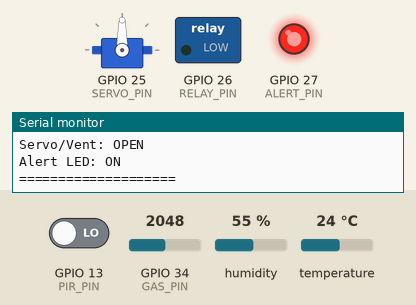
Simulated run of this program. Board: ESP32. On the bench: servo, switched loads named in the program (green lamp = pin HIGH), output pins drawn as LEDs (lit = HIGH), the last lines printed to the serial monitor. Inputs (shaded band) come from the test bench; at power-on: GPIO 34 (GAS_PIN) = 2048, temperature 24 °C, GPIO 13 (PIR_PIN) LOW, humidity 55 %. WiFi joins after 1.5 s; servers stay silent unless stated; no MQTT or app messages arrive unless stated; not simulated (calls return 0 or success): secrets.h.

Above: at 3.7 s.
3.8 s: GPIO 34 (GAS_PIN) set to 1858
5.3 s: GPIO 34 (GAS_PIN) set to 1728
At 7.5 s:
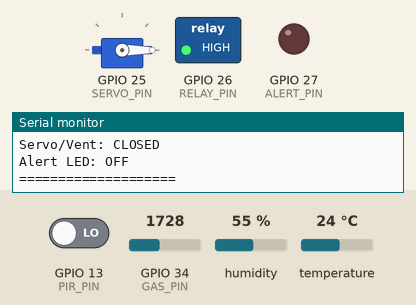
11.0 s: temperature set to 39.6 °C
13.7 s: temperature set to 40.4 °C
At 15.7 s:
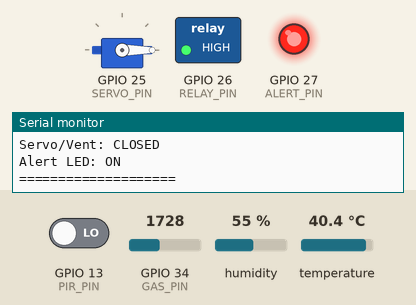
16.0 s: temperature set to 35.6 °C
17.7 s: temperature set to 34.1 °C
At 19.0 s:
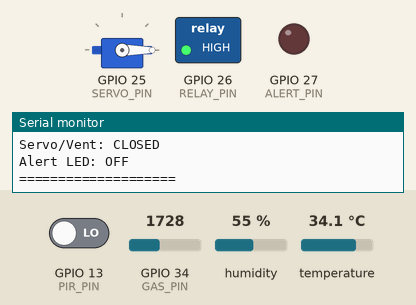
Timing chart, 0 to 20.7 s (numbered marks = the images above; inputs shaded):
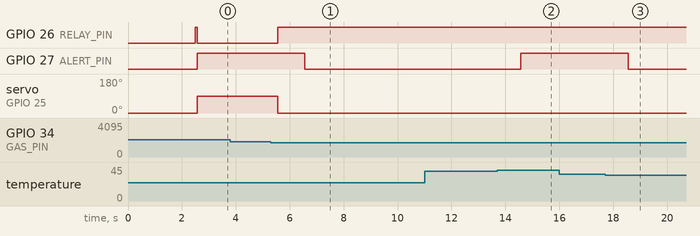

Measured:
- the behaviour switches between 1801 and 1800 on GPIO 34 (GAS_PIN) (found by bisection; images 0 and 1)
- the behaviour switches between 40 and 40.1 °C on temperature (found by bisection; images 1 and 2)
- the behaviour switches between 35 and 34.9 °C on temperature (found by bisection; images 2 and 3)
- after the input at 5.3 s, GPIO 26 (RELAY_PIN): LOW → HIGH after 0.26 s; GPIO 27 (ALERT_PIN): HIGH → LOW after 1.3 s; servo on GPIO 25 (SERVO_PIN): 90° → 0° after 0.26 s
- after the input at 13.7 s, GPIO 27 (ALERT_PIN): LOW → HIGH after 0.86 s
- after the input at 17.7 s, GPIO 27 (ALERT_PIN): HIGH → LOW after 0.86 s

The program:

main.cpp
```cpp
#include <Arduino.h>
#include "DHTesp.h"
#include <ESP32Servo.h>
#include <WiFi.h>
#include "Adafruit_MQTT.h"
#include "Adafruit_MQTT_Client.h"
#include <WiFiClientSecure.h>
#include "secrets.h"

// adafruit IO connection config
#define AIO_SERVER "io.adafruit.com"
#define AIO_SERVERPORT 8883 // changed from 1883 to use MQTTS port

WiFiClientSecure client;
Adafruit_MQTT_Client mqtt(&client, AIO_SERVER, AIO_SERVERPORT, IO_USERNAME, IO_KEY);

// adafruit feeds
Adafruit_MQTT_Publish tempFeed = Adafruit_MQTT_Publish(&mqtt, IO_USERNAME "/feeds/factory-temperature");
Adafruit_MQTT_Publish humidityFeed = Adafruit_MQTT_Publish(&mqtt, IO_USERNAME "/feeds/factory-humidity");
Adafruit_MQTT_Publish gasFeed = Adafruit_MQTT_Publish(&mqtt, IO_USERNAME "/feeds/factory-gas");
Adafruit_MQTT_Publish motionFeed = Adafruit_MQTT_Publish(&mqtt, IO_USERNAME "/feeds/factory-motion");
Adafruit_MQTT_Publish stateFeed = Adafruit_MQTT_Publish(&mqtt, IO_USERNAME "/feeds/factory-state");
Adafruit_MQTT_Publish alertFeed = Adafruit_MQTT_Publish(&mqtt, IO_USERNAME "/feeds/factory-alert");
Adafruit_MQTT_Publish servoFeed = Adafruit_MQTT_Publish(&mqtt, IO_USERNAME "/feeds/factory-servo");

const int DHT_PIN = 15;   // DHT1 SDA   ->  ESP32 GPIO 15
const int PIR_PIN = 13;   // PIR1 OUT   ->  ESP32 GPIO 13
const int RELAY_PIN = 26; // Cut machinery power when unsafe conditions are met
const int ALERT_PIN = 27; // Buzzer/LED alert
const int GAS_PIN = 34;   // MQ2 gas sensor analog output pin
const int SERVO_PIN = 25; // Vent servo

DHTesp dhtSensor;
Servo ventServo;

// automation states
enum State
{
  SURVEY,
  CAUTION,
  EMERGENCY,
  FAILSAFE
};
State currentState = SURVEY;

// temperature thresholds with dead bands
const float CAUTION_ENTER = 40.0; // enters CAUTION state at 40 degrees
const float CAUTION_EXIT = 35.0;  // must drop below this value to return to SURVEY state
const float EMERGENCY_ENTER = 60.0;
const float EMERGENCY_EXIT = 55.0; // must drop below this value to leave EMERGENCY state

// gas thresholds (analog 0 - 4095 may need tuning)
const int GAS_EMERGENCY_THRESHOLD = 1800;

// adaptive polling / edge intelligence
unsigned long lastReadTime = 0;
unsigned long pollInterval = 2000; // default SURVEY state polling rate

// cloud publishing rate control of 5 feeds per cycle
// adafruit free allows 30 data points a minute total
// 20000ms interval --> 7 feeds * 3 cycles a minute =  publishes per min
unsigned long lastPublishTime = 0;
const unsigned long PUBLISH_INTERVAL = 30000;

// store latest sensor values and update every poll to be read by publish timer
float latestTemp = 0.0;
float latestHumidity = 0.0;
int latestGas = 0;
bool latestMotion = false;
bool latestAlert = false;
int latestServoState = 0;

void MQTT_connect()
{
  if (mqtt.connected())
  {
    return;
  }

  Serial.print("Connecting to MQTT... ");
  int8_t ret;
  uint8_t retries = 3;
  while ((ret = mqtt.connect()) != 0)
  {
    Serial.println(mqtt.connectErrorString(ret));
    Serial.println("Retrying MQTT connection in 5 seconds... ");
    mqtt.disconnect();
    delay(5000);
    retries--;
    if (retries == 0)
    {
      Serial.println("MQTT connection failed, will not publish");
      return;
    }
  }
  Serial.println("MQTT connected successfully");
}

void updateState(float temperature, bool sensorFault, bool gasHigh)
{
  if (sensorFault)
  {
    currentState = FAILSAFE;
    return;
  }
  // elevated gas reading enables EMERGENCY state regardless of the temperature state
  if (gasHigh)
  {
    currentState = EMERGENCY;
    return;
  }

  switch (currentState)
  {
  case SURVEY:
    if (temperature > CAUTION_ENTER)
      currentState = CAUTION;
    break;

  case CAUTION:
    if (temperature > EMERGENCY_ENTER)
      currentState = EMERGENCY;
    else if (temperature < CAUTION_EXIT)
      currentState = SURVEY;
    break;

  case EMERGENCY:
    if (temperature < EMERGENCY_EXIT)
      currentState = CAUTION;
    break;

  case FAILSAFE:
    // requires sensorFault to clear naturally next read
    if (!sensorFault)
      currentState = EMERGENCY; // failsafe: re-enter via EMERGENCY, not straight to SURVEY
    break;
  }
}

void updateActuators()
{
  switch (currentState)
  {
  case SURVEY:
    digitalWrite(RELAY_PIN, HIGH); // machine powered
    digitalWrite(ALERT_PIN, LOW);
    ventServo.write(0); // vent closed
    pollInterval = 2000;

    latestAlert = false;
    latestServoState = 0;
    break;

  case CAUTION:
    digitalWrite(RELAY_PIN, HIGH);
    digitalWrite(ALERT_PIN, HIGH); // alert active
    ventServo.write(0);
    pollInterval = 1000; // poll faster to catch any trends

    latestAlert = true;
    latestServoState = 0;
    break;

  case EMERGENCY:
    digitalWrite(RELAY_PIN, LOW); // cut power to the machine
    digitalWrite(ALERT_PIN, HIGH);
    ventServo.write(90); // open vent to clear heat/gas
    pollInterval = 500;

    latestAlert = true;
    latestServoState = 1;
    break;

  case FAILSAFE:
    digitalWrite(RELAY_PIN, LOW); // treat as emergency
    digitalWrite(ALERT_PIN, HIGH);
    ventServo.write(90);
    pollInterval = 500;

    latestAlert = true;
    latestServoState = 1;
    break;
  }
}

void printStatus(float temperature, float humidity, bool motionDetected, int gasReading)
{
  const char *stateNames[] = {"SURVEY", "CAUTION", "EMERGENCY", "FAILSAFE"};
  Serial.println("====================");
  Serial.print("State: ");
  Serial.println(stateNames[currentState]);

  Serial.print("Temp: ");
  Serial.print(temperature, 2);
  Serial.println(" C");

  Serial.print("Humidity: ");
  Serial.print(humidity, 1);
  Serial.println(" %");

  Serial.print("Motion: ");
  Serial.println(motionDetected ? "YES" : "NO");

  Serial.print("Gas: ");
  Serial.println(gasReading);

  Serial.print("Servo/Vent: ");
  Serial.println(latestServoState == 1 ? "OPEN" : "CLOSED");

  Serial.print("Alert LED: ");
  Serial.println(latestAlert ? "ON" : "OFF");
  Serial.println("====================");
}

void publishToAdafruit(float temperature, float humidity, bool motionDetected, int gasReading, bool alertState, int servoState)
{
  const char *stateNames[] = {"SURVEY", "CAUTION", "EMERGENCY", "FAILSAFE"};

  if (!tempFeed.publish(temperature))
  {
    Serial.println("Failed to publish temperature");
  }
  if (!humidityFeed.publish(humidity))
  {
    Serial.println("Failed to publish humidity");
  }
  if (!gasFeed.publish(gasReading))
  {
    Serial.println("Failed to publish gas");
  }
  if (!motionFeed.publish(motionDetected ? "YES" : "NO"))
  {
    Serial.println("Failed to publish motion");
  }
  if (!stateFeed.publish(stateNames[currentState]))
  {
    Serial.println("Failed to publish state");
  }
  if (!alertFeed.publish(alertState ? 1 : 0))
  {
    Serial.println("Alert state published successfully");
  }
  if (!servoFeed.publish(servoState))
  {
    Serial.println("Servo state published successfully");
  }
}

void setup()
{
  Serial.begin(115200);
  delay(1000);

  client.setInsecure();

  Serial.print("Connecting to WiFi");
  WiFi.begin(WIFI_SSID, WIFI_PASSWORD);
  // WiFi.begin("Wokwi-GUEST", "");
  while (WiFi.status() != WL_CONNECTED)
  {
    delay(500);
    Serial.print(".");
  }
  Serial.println();
  Serial.print("WiFi connected, IP is: ");
  Serial.println(WiFi.localIP());

  dhtSensor.setup(DHT_PIN, DHTesp::DHT22);
  pinMode(PIR_PIN, INPUT);
  pinMode(RELAY_PIN, OUTPUT);
  pinMode(ALERT_PIN, OUTPUT);

  ventServo.attach(SERVO_PIN);
  ventServo.write(0);

  digitalWrite(RELAY_PIN, HIGH); // start in SURVEY state
  digitalWrite(ALERT_PIN, LOW);
}

void loop()
{
  MQTT_connect();
  // only take a new reading ocne pollInterval has elapsed
  if (millis() - lastReadTime >= pollInterval)
  {
    lastReadTime = millis();

    TempAndHumidity data = dhtSensor.getTempAndHumidity();
    bool motionDetected = digitalRead(PIR_PIN);
    bool sensorFault = isnan(data.temperature) || isnan(data.humidity);
    //bool sensorFault = true; - used to test the failsafe state. works fine
    int gasReading = analogRead(GAS_PIN);

    // keep raw ADC for FSM threshold checks
    bool gasHigh = gasReading > GAS_EMERGENCY_THRESHOLD;

    updateState(data.temperature, sensorFault, gasHigh);
    updateActuators();

    // use gasPPM for easier to interpret terminal output
    printStatus(data.temperature, data.humidity, motionDetected, gasReading);

    // storedd values for cloud publish
    latestTemp = data.temperature;
    latestHumidity = data.humidity;
    latestGas = gasReading;
    latestMotion = motionDetected;

  if (millis() - lastPublishTime >= PUBLISH_INTERVAL)
  {
    lastPublishTime = millis();
    publishToAdafruit(latestTemp, latestHumidity, latestMotion, latestGas, latestAlert, latestServoState);
  }

  mqtt.processPackets(10);
}
}
```
